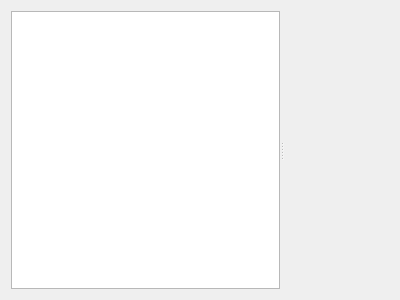
<?xml version="1.0" encoding="UTF-8"?>
<ui version="4.0">
 <class>Form</class>
 <widget class="QWidget" name="Form">
  <property name="geometry">
   <rect>
    <x>0</x>
    <y>0</y>
    <width>400</width>
    <height>300</height>
   </rect>
  </property>
  <property name="windowTitle">
   <string>Form</string>
  </property>
  <layout class="QGridLayout" name="gridLayout">
   <item row="0" column="0">
    <widget class="QSplitter" name="splitter">
     <property name="orientation">
      <enum>Qt::Horizontal</enum>
     </property>
     <widget class="QGraphicsView" name="viewer_graphics_view"/>
     <widget class="QWidget" name="properties_widget" native="true"/>
    </widget>
   </item>
  </layout>
 </widget>
 <resources/>
 <connections/>
</ui>
